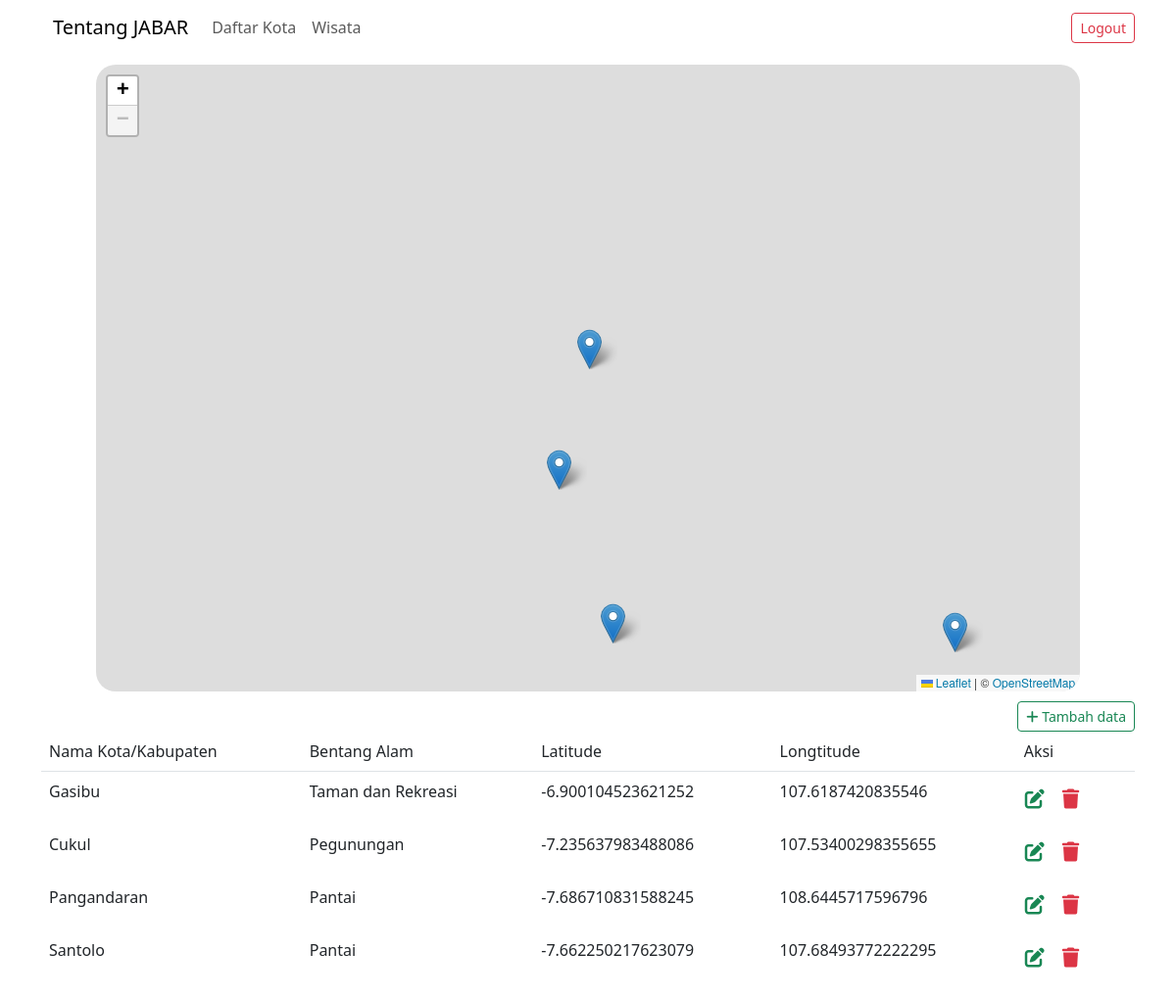
/jabar/peta/ (signed in), run on the app's committed database.
### jabar/models.py (models this page shows, shortened)
class Peta(models.Model):
    nama = models.CharField(max_length=100)
    bentang_alam = models.CharField(max_length=100)
    x = models.CharField(max_length=100)
    y = models.CharField(max_length=100)

### jabar/views.py (the view)
# urls.py: path('peta/', views.peta, name='peta'),
@login_required(login_url='login')
def peta(request):
    data_peta = Peta.objects.all()
    data_peta_json = serializers.serialize('json', data_peta)
    konteks ={
        'dataJson':data_peta_json,
        'peta':data_peta
    }
    return render(request, "jabar/peta.html", konteks)

### jabar/templates/jabar/peta.html (shortened to what this page needs)
{% extends "jabar/base.html" %}
{% block content %}
<div class="container">
    <div style="width: 90%; margin-left: auto; margin-right: auto; margin-top: 10px; margin-bottom: 10px; ">
        <div id="map" style="width: 100%; height: 80vh; border-radius: 20px;"></div>
    </div>
    <table class="table table-borderless">
        <thead class="border-bottom font-weight-bold">
            <tr>
                <td>Nama Kota/Kabupaten</td>
                <td>Bentang Alam</td>
                <td>Latitude</td>
                <td>Longtitude</td>
                <td>Aksi</td>
                <a href="{% url 'tambahpeta' %}" class="btn btn-sm btn-outline-success" style="float: right;">
                    <i class="fa-solid fa-plus"></i> Tambah data</a>
            </tr>
        </thead>
        <tbody>
            {% for Peta in peta %}
            <tr>
                <td>{{Peta.nama}}</td>
                <td>{{Peta.bentang_alam}}</td>
                <td>{{Peta.x}}</td>
                <td>{{Peta.y}}</td>
                <td>
                    <a href="{% url 'ubahpeta' Peta.id %}" class="btn text-secondary px-0">
                        <i class="fa-solid fa-pen-to-square fa-lg text-success"></i>
                    </a>
                    <form action="{% url 'hapuspeta' Peta.id %}" method="post" class="d-inline">
                        <button type="submit" class="btn">
                            <i class="fa-solid fa-trash fa-lg text-danger float-right"></i>
                        </button>
                    </form>
                </td>
            </tr>
            {% endfor %}
        </tbody>
    </table>
</div>
{% endblock content %}

### jabar/templates/jabar/base.html (shortened to what this page needs)
<!DOCTYPE html>
<html lang="en">
<head>
  <link href="https://cdn.jsdelivr.net/npm/bootstrap@5.3.0-alpha1/dist/css/bootstrap.min.css" rel="stylesheet"
>
  <link rel="stylesheet" href="https://cdnjs.cloudflare.com/ajax/libs/font-awesome/6.2.1/css/all.min.css">
  <link rel="stylesheet" href="https://unpkg.com/leaflet@1.9.3/dist/leaflet.css"
/>
</head>
<body>
  <div class="container">
    <nav class="navbar navbar-expand-lg bg-transparent">
      <div class="container-fluid">
        <a class="navbar-brand" href="#">Tentang JABAR</a>
        <div class="collapse navbar-collapse" id="navbarNavAltMarkup">
          <div class="navbar-nav">
            <a class="nav-link" href="{% url 'list' %}">Daftar Kota</a>
            <a class="nav-link" href="{% url 'peta' %}">Wisata</a>
          </div>
        </div>
      </div>
      <a href="{% url 'logout' %}" class="btn  btn-sm btn-outline-danger" style="float: left;">Logout</a>
    </nav>
  </div>
  {% block content %}
  {% endblock content %}
</body>
</html>

### data on the page
Peta: nama "Gasibu", bentang_alam "Taman dan Rekreasi", x "-6.900104523621252", y "107.6187420835546"
Peta: nama "Cukul", bentang_alam "Pegunungan", x "-7.235637983488086", y "107.53400298355655"
Peta: nama "Pangandaran", bentang_alam "Pantai", x "-7.686710831588245", y "108.6445717596796"
Peta: nama "Santolo", bentang_alam "Pantai", x "-7.662250217623079", y "107.68493772222295"
